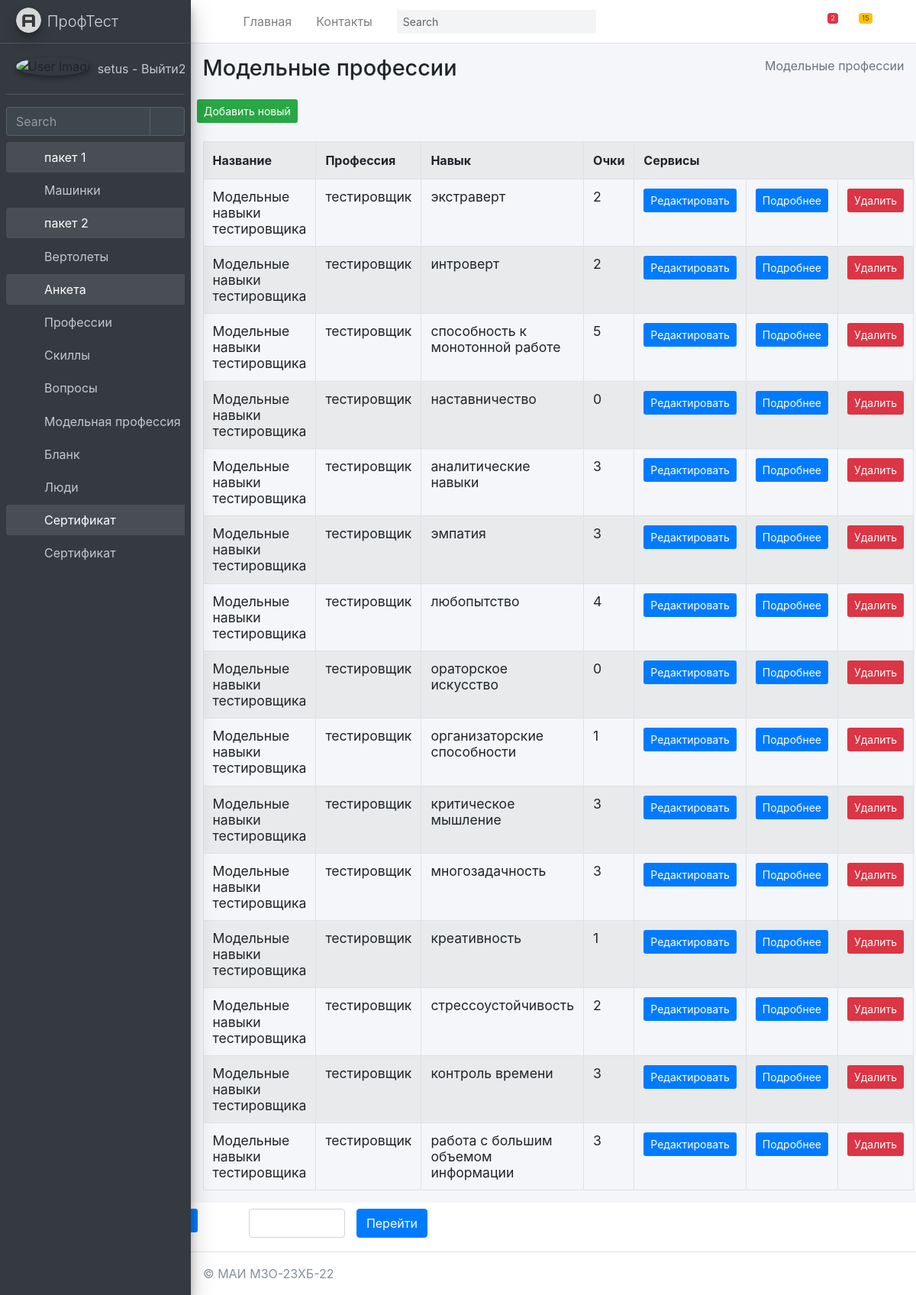
Screenshot of /anketa/model_prof/ (signed in) with the database file from the repository.
### mysite/anketa/models.py (models this page shows, shortened)
class Model_prof(models.Model):
    title = models.TextField(max_length=50, verbose_name="Название")
    professions = models.ForeignKey(Professions, on_delete=models.PROTECT, verbose_name="Профессия")
    skills = models.ForeignKey(Skills, on_delete=models.PROTECT, verbose_name="Навык", related_name="SkillsProf")
    score = models.PositiveIntegerField(verbose_name="Очки")
    class Meta:
        ordering = ["-title"]
        verbose_name = "Модельная профессия"
        verbose_name_plural = "Модельные профессии"

class Professions(models.Model):
    title = models.TextField(max_length=50, verbose_name="Название")
    class Meta:
        ordering = ["-title"]
        verbose_name = "Профессия"
        verbose_name_plural = "Профессии"
    def __str__(self):
        return self.title

class Skills(models.Model):
    title = models.TextField(max_length=50, verbose_name="Название")
    class Meta:
        ordering = ["-title"]
        verbose_name = "Навык"
        verbose_name_plural = "Навыки"
    def __str__(self):
        return self.title

### mysite/anketa/views.py (the view)
# urls.py: path('model_prof/', Model_profView.as_view(), name='model_prof'),
@method_decorator(login_required(login_url='/login/'), name='dispatch')
class Model_profView(ListView):
	model = Model_prof
	context_object_name = 'modelprof_list'
	success_url = reverse_lazy('anketa:Model_profView')
	paginate_by = item_for_page
	def get_context_data(self, *, object_list=None, **kwargs):
		context = super(Model_profView,self).get_context_data(**kwargs)
		context['sometry'] = self.model._meta.verbose_name_plural
		context['col1name'] = self.model._meta.get_field("title").verbose_name
		context['col2name'] = self.model._meta.get_field("professions").verbose_name
		context['col3name'] = self.model._meta.get_field("skills").verbose_name
		context['col4name'] = self.model._meta.get_field("score").verbose_name
		context['collastname'] = 'Cервисы'
		return context

### mysite/anketa/templates/anketa/model_prof_list.html (shortened to what this page needs)
{% extends "anketa/base.html" %}
{% block content %}
{% load anketa_tags %}
<div class="content-wrapper">
    {% block sidebar %}
    {% include 'anketa/includes/_breadcrumb.html' %}
    {% endblock %}
    <section class="content">
        <button class="btn bg-success btn-sm">
            <a href="{% url 'anketa:Model_profCreate' %}" class=''>
                Добавить новый
            </a>
        </button>
        <br><br>
        <div class="container-fluid row">
            <div class="col-md-12">
                <table class="table table-striped table-bordered ">
                    <tr>
                        <th class="w-10">{{ col1name }}</th>
                        <th class="w-10">{{ col2name }}</th>
                        <th class="w-10">{{ col3name }}</th>
                        <th class="w-10">{{ col4name }}</th>
                        <th colspan="4">Сервисы</th>
                    </tr>
                    {% for item in modelprof_list %}
                    <tr>
                        <td>
                            <h5 class="card-title">
                                {{ item.title }}
                            </h5>
                        </td>
                        <td>
                            <h5 class="card-title">
                                {{ item.professions }}
                            </h5>
                        </td>
                        <td>
                            <h5 class="card-title">
                                {{ item.skills }}
                            </h5>
                        </td>
                        <td>
                            <h5 class="card-title">
                                {{ item.score }}
                            </h5>
                        </td>
                        <td>
                            <button class="btn bg-primary  btn-sm">
                                <a href="{% url 'anketa:Model_profUpdate' item.pk %}">Редактировать</a>
                            </button>
                        </td>
                        <td>
                            <button class="btn bg-primary  btn-sm">
                                <a href="{% url 'anketa:Model_profDetail' item.pk %}">Подробнее</a>
                            </button>
                        </td>
                        <td>
                            <button class="btn bg-danger  btn-sm" >
                                <a href="{% url 'anketa:Model_profDelete' item.pk %}">Удалить</a>
                            </button>
                        </td>
                    </tr>
                    {% endfor %}
                </table>
            </div>
        </div>
    </section>
</div>
{% endblock %}

### mysite/templates/includes/full_sidebar.html
<aside class="main-sidebar sidebar-dark-primary elevation-4">
    <a href="/" class="brand-link">
        <img src="{{ ASSETS_ROOT }}/img/AdminLTELogo.png" alt="AdminLTE Logo" class="brand-image img-circle elevation-3"
             style="opacity: .8">
        <span class="brand-text font-weight-light">ПрофТест</span>
    </a>
    <div class="sidebar">
        <div class="user-panel mt-3 pb-3 mb-3 d-flex">
            <div class="image">
                <img src="{{ ASSETS_ROOT }}/img/user2-160x160.jpg" class="img-circle elevation-2" alt="User Image">
            </div>
            <div class="info">
                <a href="{% url 'logout' %}" class="d-block">
                    {{ request.user.username }} - Выйти2
                </a>
            </div>
        </div>
        <div class="form-inline">
            <div class="input-group" data-widget="sidebar-search">
                <input class="form-control form-control-sidebar" type="search" placeholder="Search" aria-label="Search">
                <div class="input-group-append">
                    <button class="btn btn-sidebar">
                        <i class="fas fa-search fa-fw"></i>
                    </button>
                </div>
            </div>
        </div>
        <nav class="mt-2">
            <ul class="nav nav-pills nav-sidebar flex-column" data-widget="treeview" role="menu" data-accordion="false">
                {% for item1 in SIDEBAR %}
                    <li class="nav-item {% if 'children' in item1 %} has-treeview menu-is-opening menu-open {% endif %}">
                    <a href="{% if 'children' in item1 %}#{% else %}{{ item1.url }}{% endif %}" class="nav-link">
                        <i class="nav-icon fas fa-circle {{ item1.color }}"></i>
                        <p>
                            {{ item1.name }}
                            {% if 'children' in item1 %}<i class="right fas fa-angle-left"></i>{% endif %}
                        </p>
                    </a>
                    <ul class="nav nav-treeview">
                    {% if 'children' in item1 %}
                        {% for item2 in item1.children %}
                            <li class="nav-item">
                                <a href="{{ item2.url }}" class="nav-link">
                                    <i class="far fa-circle nav-icon"></i>
                                    <p>{{ item2.name }}</p>
                                </a>
                            </li>
                        {% endfor %}
                    {% endif %}
                    </ul>
                    </li>
                {% endfor %}
            </ul>
        </nav>
    </div>
</aside>

### rows the page displays
Model_prof: title "Модельные навыки тестировщика", professions "тестировщик", skills "экстраверт", score "2"
Model_prof: title "Модельные навыки тестировщика", professions "тестировщик", skills "интроверт", score "2"
Model_prof: title "Модельные навыки тестировщика", professions "тестировщик", skills "способность к монотонной работе", score "5"
Model_prof: title "Модельные навыки тестировщика", professions "тестировщик", skills "наставничество", score "0"
Model_prof: title "Модельные навыки тестировщика", professions "тестировщик", skills "аналитические навыки", score "3"
Model_prof: title "Модельные навыки тестировщика", professions "тестировщик", skills "эмпатия", score "3"
Model_prof: title "Модельные навыки тестировщика", professions "тестировщик", skills "любопытство", score "4"
Model_prof: title "Модельные навыки тестировщика", professions "тестировщик", skills "ораторское искусство", score "0"
Model_prof: title "Модельные навыки тестировщика", professions "тестировщик", skills "организаторские способности", score "1"
Model_prof: title "Модельные навыки тестировщика", professions "тестировщик", skills "критическое мышление", score "3"
Model_prof: title "Модельные навыки тестировщика", professions "тестировщик", skills "многозадачность", score "3"
Model_prof: title "Модельные навыки тестировщика", professions "тестировщик", skills "креативность", score "1"
Model_prof: title "Модельные навыки тестировщика", professions "тестировщик", skills "стрессоустойчивость", score "2"
Model_prof: title "Модельные навыки тестировщика", professions "тестировщик", skills "контроль времени", score "3"
Model_prof: title "Модельные навыки тестировщика", professions "тестировщик", skills "работа с большим объемом информации", score "3"

### other values shown
{{ request.user.username }} "setus"
{{ item1.name }} "пакет 1" "пакет 2" "Анкета" "Сертификат"
{{ item2.name }} "Машинки" "Вертолеты" "Профессии" "Скиллы" "Вопросы" "Модельная профессия" "Бланк" "Люди" "Сертификат"
{{ sometry }} "Модельные профессии"
{{ col1name }} "Название"
{{ col2name }} "Профессия"
{{ col3name }} "Навык"
{{ col4name }} "Очки"
